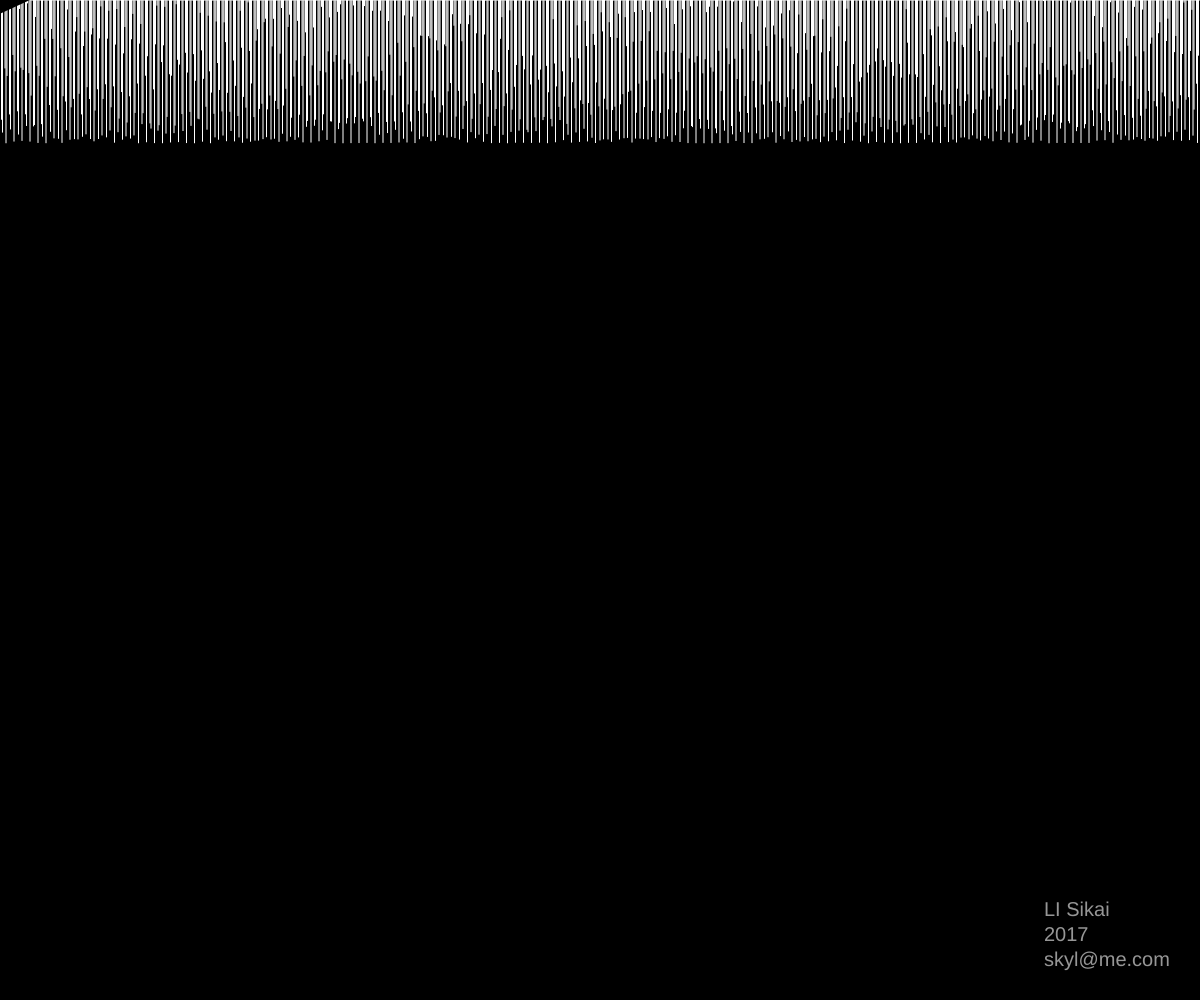
Frame 1 (no input)
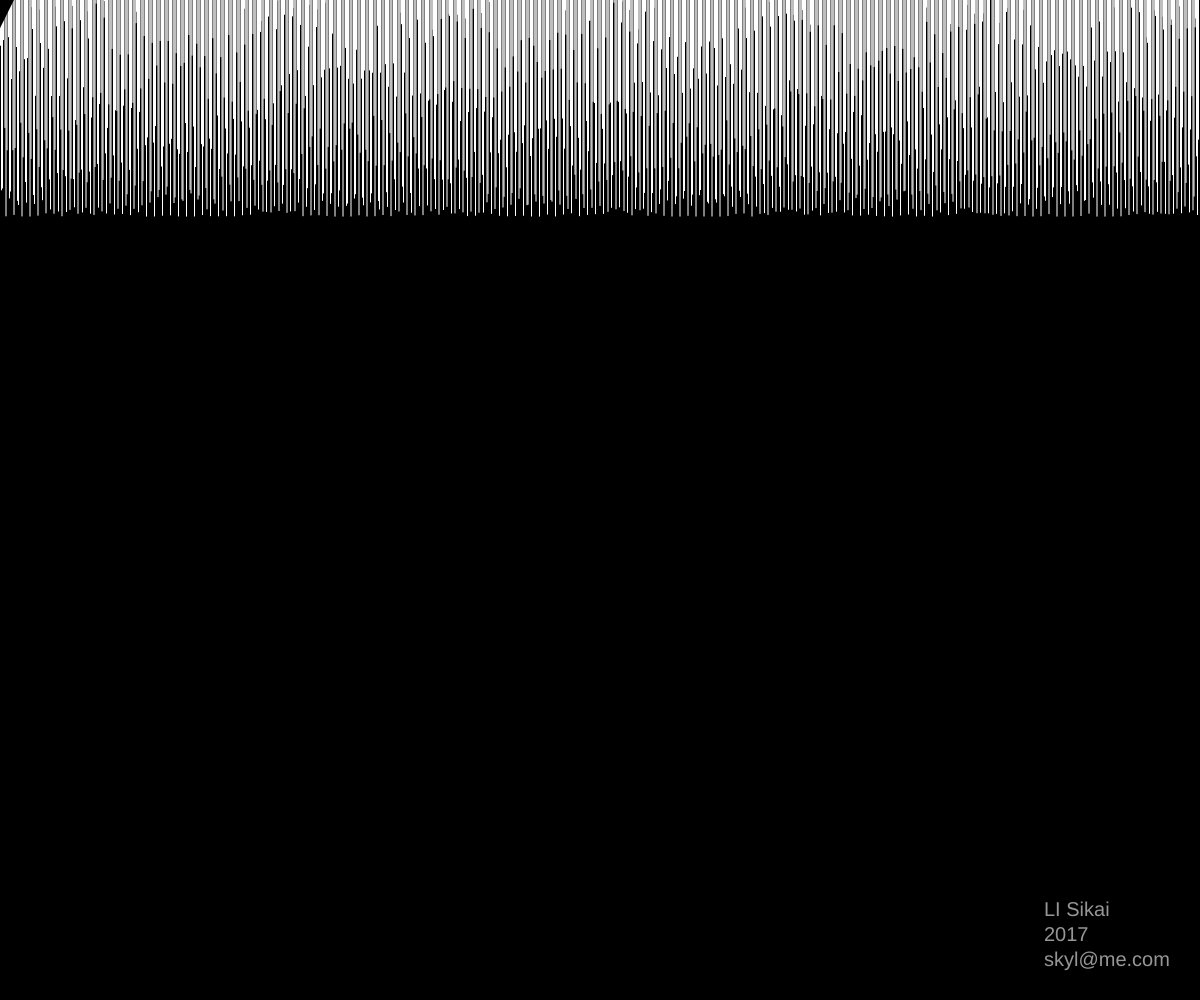
Frame 60 (no input)
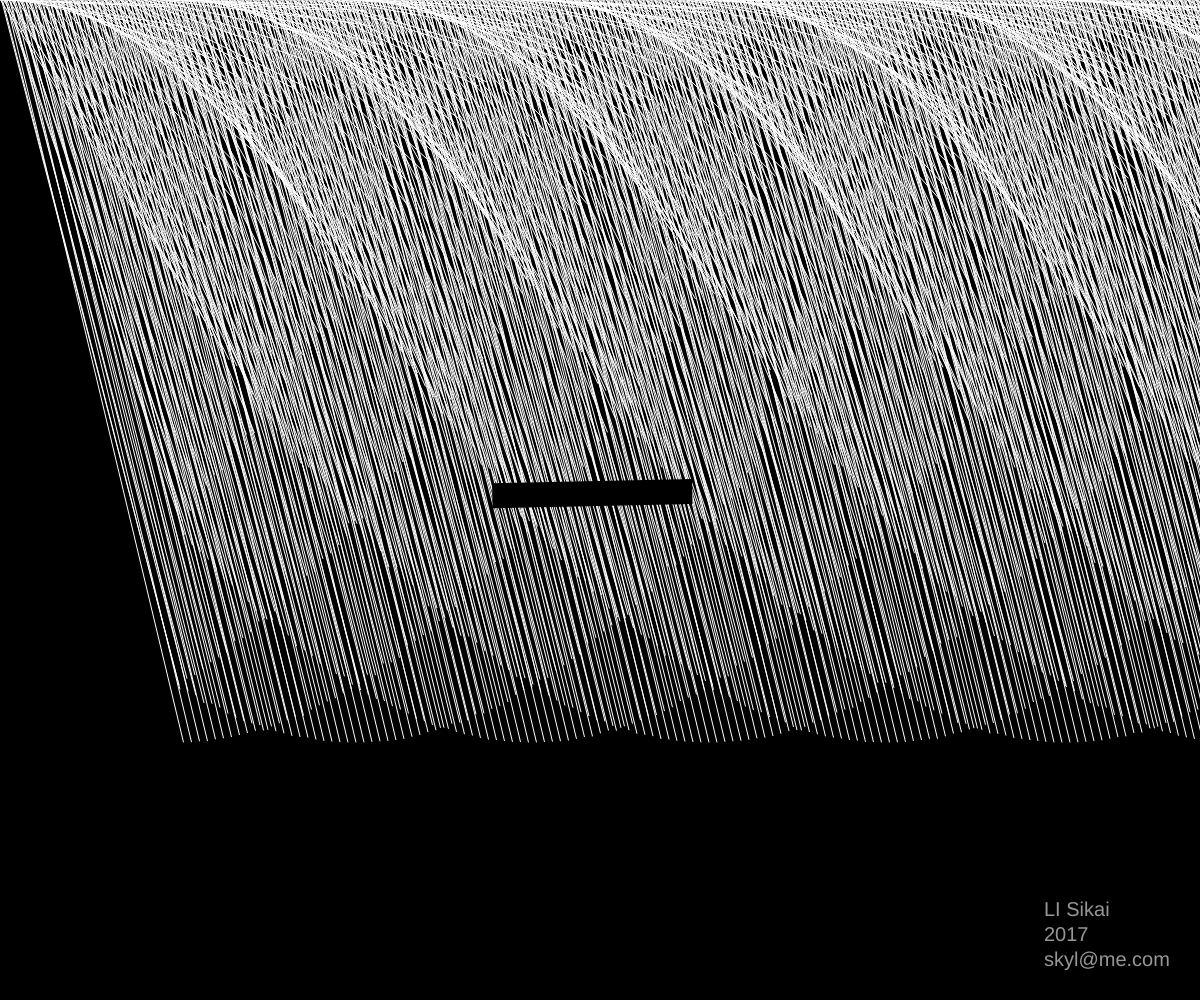
Frame 120 (the mouse pressed at the canvas centre since frame 60)

The p5.js sketch that drew these frames (run headless with seeded random() and noise() and a simulated clock; from frame 60 on, the mouse is pressed at the canvas centre):

// p5.js sketch
// ── sketch.js
var angle = 0
var a = 0
var b = 0
var rand = 0
var sett = 0
var ampli = 0
var angle = 0
function setup() {
  createCanvas(windowWidth,windowHeight)
  noCursor()
  mouseX = 0.5*windowWidth
  mouseY = 0.5*windowHeight


}

function draw() {
  var targetX = mouseX
  var targetY = mouseY
  background (0,0,0)
  stroke(255,255,255)
  strokeWeight(1)
  sett = map (a, 0,windowWidth,-100,100)
  rand = random(0,1)*(sett)
  ampli = map (b,0,windowHeight,1/4*windowHeight,5/4*windowHeight)
  push()
  textSize(20)
  fill(150)
  strokeWeight(0)
  text("LI Sikai 2017   skyl@me.com",0.92*windowWidth-60,0.9*windowHeight,100,200)
  pop()

  for (var x=0;x<windowWidth;x+=0.5){
    y = sin(5.5*x+random(-0.01,0.01)+random(-0.001,0.001)*sett)*ampli+ rand*1.5;
    line (x,0,x+0.3*a,y);
    
  }
  a += (targetX - a)*0.07
  b += (targetY - b)*0.07
  translate(a,b)
  rotate(rand*0.05)
  strokeCap(SQUARE);
  stroke(0,0,0)
  strokeWeight(25)
  line (-100,0,100,0)
}
function windowResized() {
  resizeCanvas (windowWidth, windowHeight)
}

document.ontouchmove = function (e) {
  e.preventDefault();
}
